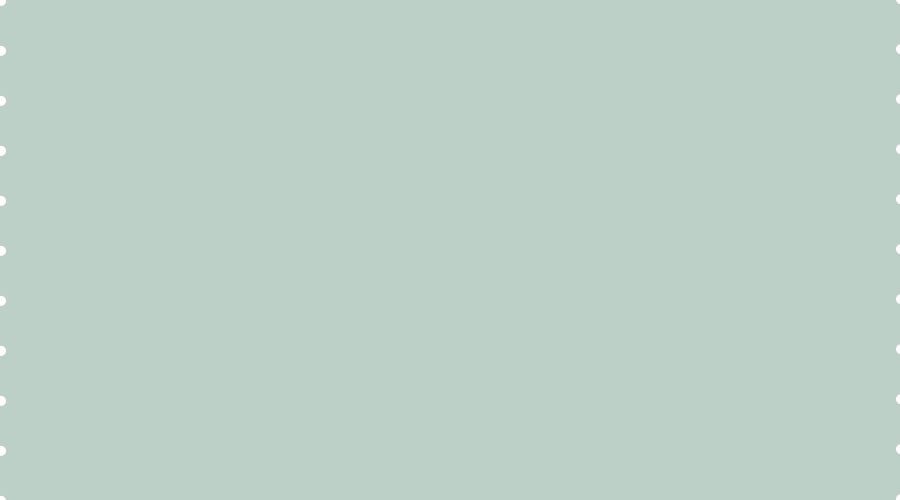
Frame 1 (no input)
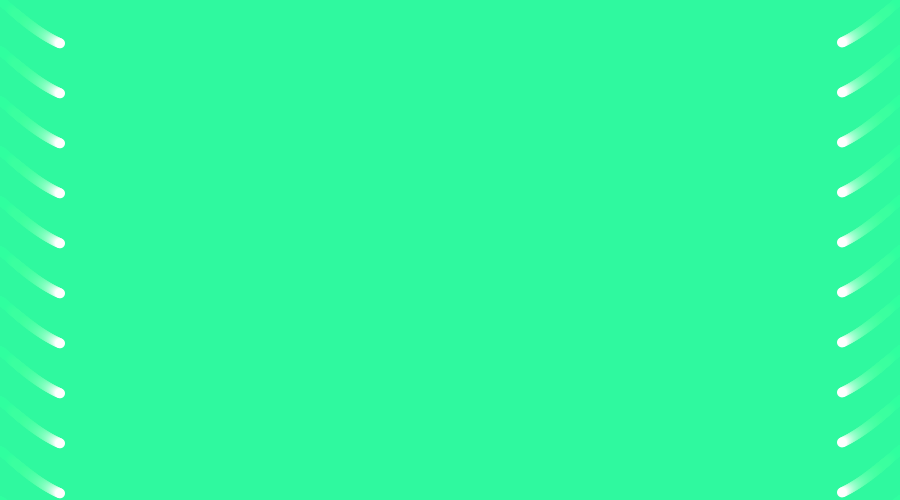
Frame 60 (the mouse pressed at the canvas centre just before this capture)
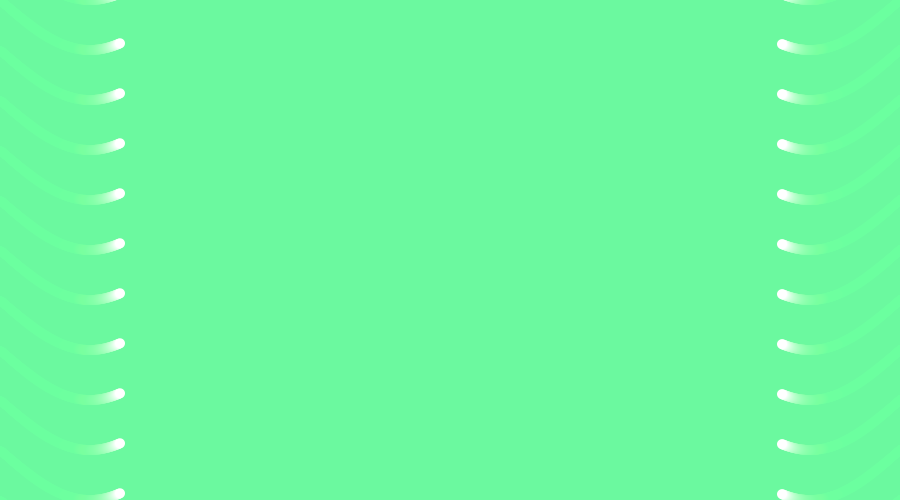
Frame 120 (the mouse held since frame 60 and released just before this capture)

The Processing sketch that drew these frames (run headless with seeded random() and noise(); from frame 60 on, the mouse is pressed at the canvas centre):

// Processing sketch: processing_53116
// ── processing_53116.pde

float x,y,angle;
int xspeed;
float a,s,angle2;
int xspeed2;


void setup(){
  size(900,500);
  x=0;
  y=0;
  a=900;
  s=0;
  xspeed = 1;
  xspeed2 = 1;
  angle=0;
  angle2=900;
  smooth();
  noStroke();
}

void draw(){
  
  fill(angle,angle2,150,20);
  rect(0,0,width,height);
 angle += xspeed;
 angle2 += xspeed2;
 
 x = cos(radians(angle)) * 50 + angle; 
 y = sin(radians(angle)) * 50 + height/2; 
 a = cos(radians(angle2)) * 50 + angle2; 
 s = sin(radians(angle2)) * 50 + height/2; 
 fill(255);
 ellipse(angle,y,10,10);
 ellipse(angle,y + 50,10,10);
 ellipse(angle,y + 100,10,10);
 ellipse(angle,y + 150,10,10);
 ellipse(angle,y + 200,10,10);
 ellipse(angle,y + 250,10,10);
 ellipse(angle,y + 300,10,10);
 ellipse(angle,y - 50,10,10);
 ellipse(angle,y - 100,10,10);
 ellipse(angle,y - 150,10,10);
 ellipse(angle,y - 200,10,10);
 ellipse(angle,y - 250,10,10);
 ellipse(angle,y - 300,10,10);
 if (angle > width) {
   xspeed = -1; 
 }
  if (angle < 0) {
   xspeed = 1;
 }
 if (angle2 > width) {
   xspeed2 = -1;
 }
  if (angle2 < 0) {
   xspeed2 = 1;
 }
 ellipse(angle2,s,10,10);
 ellipse(angle2,s + 50,10,10);
 ellipse(angle2,s + 100,10,10);
 ellipse(angle2,s + 150,10,10);
 ellipse(angle2,s + 200,10,10);
 ellipse(angle2,s + 250,10,10);
 ellipse(angle2,s + 300,10,10);
 ellipse(angle2,s - 50,10,10);
 ellipse(angle2,s - 100,10,10);
 ellipse(angle2,s - 150,10,10);
 ellipse(angle2,s - 200,10,10);
 ellipse(angle2,s - 250,10,10);
 ellipse(angle2,s - 300,10,10);
 
}
